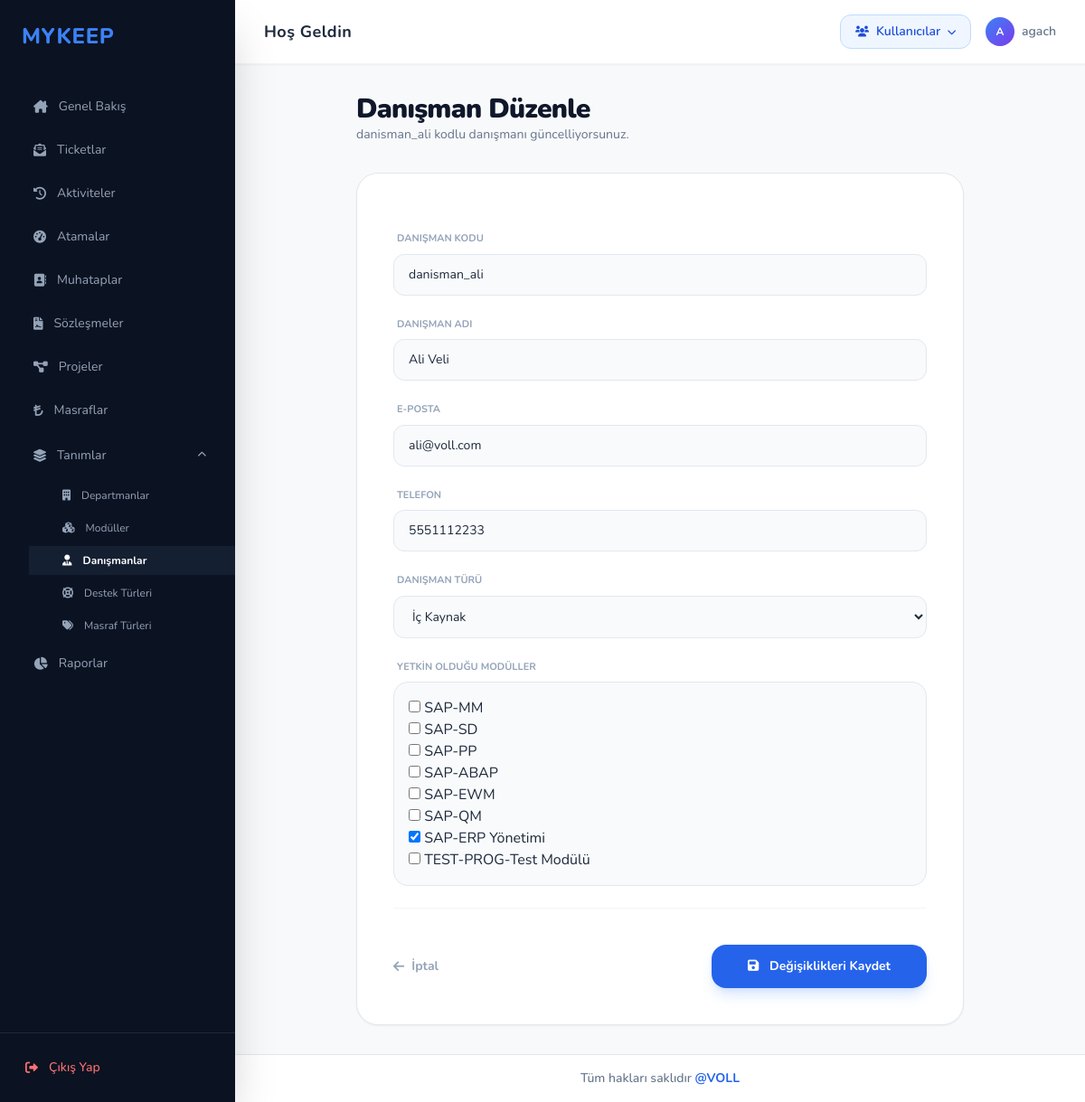
/danismanlar/duzenle/3/ (signed in), run on the app's committed database.
### modul/models.py (models this page shows, shortened)
class danisman(models.Model):
    username = models.CharField(max_length=10, unique=True)
    isim = models.CharField(max_length=40)
    email = models.EmailField(max_length=100, null=True, blank=True)
    telefon = models.CharField(max_length=10)
    tur = models.CharField(
        max_length=20,
        choices=[('İç Kaynak', 'İç Kaynak'), ('Dış Kaynak', 'Dış Kaynak')],
        default='İç Kaynak',
        verbose_name="Danışman Türü"
    )
    yetkinlik = models.ManyToManyField(bolum, related_name="yetkinlikler")

### modul/views.py (the view)
# urls.py: path('danismanlar/duzenle/<int:pk>/', modul_views.danisman_duzenle, name='danisman_duzenle'),
@admin_only
def danisman_duzenle(request, pk):
    kayit = get_object_or_404(danisman, pk=pk)
    if request.method == "POST":
        form = DanismanForm(request.POST, instance=kayit)
        if form.is_valid():
            form.save()
            return redirect("danisman_listesi")
    else:
        form = DanismanForm(instance=kayit)
    return render(request, "danisman_duzenle.html", {"form": form, "kayit": kayit})

### modul/forms.py
class DanismanForm(forms.ModelForm):
    class Meta:
        model = danisman
        fields = ["username", "isim", "email", "telefon", "tur", "yetkinlik"]
        labels = {
            "username": "Danışman Kodu",
            "isim": "Danışman Adı",
            "email": "E-Posta",
            "telefon": "Telefon",
            "tur": "Danışman Türü",
            "yetkinlik": "Yetkin Olduğu Modüller",
        }
        widgets = {
            "yetkinlik": forms.CheckboxSelectMultiple,
        }
    def __init__(self, *args, **kwargs):
        super().__init__(*args, **kwargs)
        for field_name, field in self.fields.items():
            if field_name == "yetkinlik":
                continue
            field.widget.attrs["class"] = BASE_INPUT_CLASS

### modul/models.py (called while the page is built)
    def __str__(self):
        return f"{self.program}-{self.isim}"

### templates/danisman_duzenle.html (shortened to what this page needs)
{% extends 'base.html' %}
{% block content %}
<div class="max-w-2xl mx-auto">
    <div class="mb-8">
        <h1 class="text-3xl font-black text-slate-900 tracking-tight">Danışman Düzenle</h1>
        <p class="text-sm text-slate-500">{{ kayit.username }} kodlu danışmanı güncelliyorsunuz.</p>
    </div>
    <div class="bg-white border border-slate-200 rounded-3xl shadow-sm overflow-hidden">
        <form method="post" class="p-10 space-y-6">
            {% for field in form %}
            <div>
                <label class="block text-[11px] font-bold text-slate-400 uppercase mb-2 px-1">{{ field.label }}</label>
                {% if field.name == 'yetkinlik' %}
                    <div class="grid grid-cols-1 gap-2 rounded-2xl border border-slate-200 bg-slate-50 p-4 sm:grid-cols-2">
                        {{ field }}
                    </div>
                {% else %}
                    {{ field }}
                {% endif %}
            </div>
            {% endfor %}
            <div class="flex items-center justify-between pt-10 border-t border-slate-100 mt-4">
                <a href="{% url 'danisman_listesi' %}" class="text-sm font-bold text-slate-400 hover:text-slate-600 flex items-center">
                    <i class="fa-solid fa-arrow-left mr-2"></i> İptal
                </a>
                <button type="submit" class="bg-blue-600 hover:bg-blue-700 text-white px-10 py-3.5 rounded-2xl font-bold text-sm shadow-lg shadow-blue-500/20 transition-all active:scale-95">
                    <i class="fa-solid fa-floppy-disk mr-2"></i> Değişiklikleri Kaydet
                </button>
            </div>
        </form>
    </div>
</div>
{% endblock %}

### templates/base.html (shortened to what this page needs)
<!DOCTYPE html>
<html lang="tr">
<head>
    <script src="https://cdn.tailwindcss.com"></script>
    {% load static %}
    <link rel="stylesheet" href="{% static 'responsive.css' %}?v=2.5">
    <link href="https://cdnjs.cloudflare.com/ajax/libs/font-awesome/6.0.0/css/all.min.css" rel="stylesheet">
    <link href="https://cdn.jsdelivr.net/npm/tom-select@2.2.2/dist/css/tom-select.css" rel="stylesheet">
    <link href="https://cdn.jsdelivr.net/npm/flatpickr/dist/flatpickr.min.css" rel="stylesheet">
</head>
<body class="bg-[#f8f9fa] text-slate-800 overflow-hidden">
    <div class="flex h-screen">
        <aside class="w-[260px] bg-[#0b1221] flex flex-col shadow-2xl z-20">
            <div class="p-6">
                <h1 class="text-2xl font-extrabold tracking-wide text-blue-500 uppercase">MYKEEP</h1>
            </div>
            <nav class="flex-1 space-y-1 overflow-y-auto mt-4">
                <a href="{% url 'index' %}" class="flex items-center space-x-3 py-3 px-8 transition-all duration-200 {% if request.resolver_match.url_name == 'index' %}bg-[#151f32] text-white font-bold border-l-[5px] border-blue-500{% else %}text-slate-400 hover:text-white hover:bg-[#151f32]/50 border-l-[5px] border-transparent{% endif %}">
                    <i class="fa-solid fa-house-chimney text-sm"></i>
                    <span class="text-sm">Genel Bakış</span>
                </a>
                <a href="{% url 'ticket_listesi' %}" class="flex items-center space-x-3 py-3 px-8 transition-all duration-200 {% if request.resolver_match.url_name == 'ticket_listesi' %}bg-[#151f32] text-white font-bold border-l-[5px] border-blue-500{% else %}text-slate-400 hover:text-white hover:bg-[#151f32]/50 border-l-[5px] border-transparent{% endif %}">
                    <i class="fa-solid fa-envelope-open-text text-sm"></i>
                    <span class="text-sm">Ticketlar</span>
                </a>
                <a href="{% url 'aktivite_listesi' %}" class="flex items-center space-x-3 py-3 px-8 transition-all duration-200 {% if 'aktivite' in request.resolver_match.url_name and 'rapor' not in request.resolver_match.url_name %}bg-[#151f32] text-white font-bold border-l-[5px] border-blue-500{% else %}text-slate-400 hover:text-white hover:bg-[#151f32]/50 border-l-[5px] border-transparent{% endif %}">
                    <i class="fa-solid fa-clock-rotate-left text-sm"></i>
                    <span class="text-sm">Aktiviteler</span>
                </a>
                <a href="{% url 'efor_listesi' %}" class="flex items-center space-x-3 py-3 px-8 transition-all duration-200 {% if 'efor' in request.resolver_match.url_name and 'rapor' not in request.resolver_match.url_name %}bg-[#151f32] text-white font-bold border-l-[5px] border-blue-500{% else %}text-slate-400 hover:text-white hover:bg-[#151f32]/50 border-l-[5px] border-transparent{% endif %}">
                    <i class="fa-solid fa-gauge-high text-sm"></i>
                    <span class="text-sm">Atamalar</span>
                </a>
                {% if request.user.is_superuser or request.user.userprofile.role == 'Admin' %}
                <a href="{% url 'muhatap_listesi' %}" class="flex items-center space-x-3 py-3 px-8 transition-all duration-200 {% if request.resolver_match.url_name == 'muhatap_listesi' %}bg-[#151f32] text-white font-bold border-l-[5px] border-blue-500{% else %}text-slate-400 hover:text-white hover:bg-[#151f32]/50 border-l-[5px] border-transparent{% endif %}">
                    <i class="fa-solid fa-address-book text-sm"></i>
                    <span class="text-sm">Muhataplar</span>
                </a>
                {% endif %}
                {% if request.user.is_superuser or request.user.userprofile.role != 'Danisman' %}
                <a href="{% url 'sozlesme_listesi' %}" class="flex items-center space-x-3 py-3 px-8 transition-all duration-200 {% if request.resolver_match.url_name == 'sozlesme_listesi' %}bg-[#151f32] text-white font-bold border-l-[5px] border-blue-500{% else %}text-slate-400 hover:text-white hover:bg-[#151f32]/50 border-l-[5px] border-transparent{% endif %}">
                    <i class="fa-solid fa-file-contract text-sm"></i>
                    <span class="text-sm">Sözleşmeler</span>
                </a>
                {% endif %}
                <a href="{% url 'proje_listesi' %}" class="flex items-center space-x-3 py-3 px-8 transition-all duration-200 {% if request.resolver_match.url_name == 'proje_listesi' %}bg-[#151f32] text-white font-bold border-l-[5px] border-blue-500{% else %}text-slate-400 hover:text-white hover:bg-[#151f32]/50 border-l-[5px] border-transparent{% endif %}">
                    <i class="fa-solid fa-diagram-project text-sm"></i>
                    <span class="text-sm">Projeler</span>
                </a>
                {% if not request.user.userprofile.role == 'Firma' or request.user.is_superuser %}
                <a href="{% url 'masraf_listesi' %}" class="flex items-center space-x-3 py-3 px-8 transition-all duration-200 {% if 'masraf' in request.resolver_match.url_name and 'turu' not in request.resolver_match.url_name %}bg-[#151f32] text-white font-bold border-l-[5px] border-blue-500{% else %}text-slate-400 hover:text-white hover:bg-[#151f32]/50 border-l-[5px] border-transparent{% endif %}">
                    <i class="fa-solid fa-turkish-lira-sign text-sm"></i>
                    <span class="text-sm">Masraflar</span>
                </a>
                {% endif %}
                {% if request.user.is_superuser or request.user.userprofile.role == 'Admin' %}
                <details class="group" {% if 'departman' in request.resolver_match.url_name or 'modul' in request.resolver_match.url_name or 'danisman' in request.resolver_match.url_name or 'destekturu' in request.resolver_match.url_name or 'masraf_turu' in request.resolver_match.url_name %}open{% endif %}>
                    <summary class="flex items-center justify-between py-3 px-8 cursor-pointer transition-all duration-200 text-slate-400 hover:text-white hover:bg-[#151f32]/50 border-l-[5px] border-transparent select-none">
                        <div class="flex items-center space-x-3">
                            <i class="fa-solid fa-layer-group text-sm"></i>
                            <span class="text-sm">Tanımlar</span>
                        </div>
                        <span class="transition group-open:rotate-180">
                            <i class="fa-solid fa-chevron-down text-[10px]"></i>
                        </span>
                    </summary>
                    <div class="mt-1 pl-8 space-y-1">
                        <a href="{% url 'departman_listesi' %}" class="flex items-center space-x-3 py-2 px-8 transition-all duration-200 border-l-[5px] border-transparent {% if 'departman' in request.resolver_match.url_name %}bg-[#151f32] text-white font-bold border-l-[5px] border-blue-500{% else %}text-slate-400 hover:text-white hover:bg-[#151f32]/50 border-l-[5px] border-transparent{% endif %}">
                            <i class="fa-solid fa-building text-xs"></i>
                            <span class="text-xs">Departmanlar</span>
                        </a>
                        <a href="{% url 'modul_listesi' %}" class="flex items-center space-x-3 py-2 px-8 transition-all duration-200 border-l-[5px] border-transparent {% if 'modul' in request.resolver_match.url_name %}bg-[#151f32] text-white font-bold border-l-[5px] border-blue-500{% else %}text-slate-400 hover:text-white hover:bg-[#151f32]/50 border-l-[5px] border-transparent{% endif %}">
                            <i class="fa-solid fa-cubes text-xs"></i>
                            <span class="text-xs">Modüller</span>
                        </a>
                        <a href="{% url 'danisman_listesi' %}" class="flex items-center space-x-3 py-2 px-8 transition-all duration-200 border-l-[5px] border-transparent {% if 'danisman' in request.resolver_match.url_name %}bg-[#151f32] text-white font-bold border-l-[5px] border-blue-500{% else %}text-slate-400 hover:text-white hover:bg-[#151f32]/50 border-l-[5px] border-transparent{% endif %}">
                            <i class="fa-solid fa-user-tie text-xs"></i>
                            <span class="text-xs">Danışmanlar</span>
                        </a>
                        <a href="{% url 'destekturu_listesi' %}" class="flex items-center space-x-3 py-2 px-8 transition-all duration-200 border-l-[5px] border-transparent {% if 'destekturu' in request.resolver_match.url_name %}bg-[#151f32] text-white font-bold border-l-[5px] border-blue-500{% else %}text-slate-400 hover:text-white hover:bg-[#151f32]/50 border-l-[5px] border-transparent{% endif %}">
                            <i class="fa-solid fa-life-ring text-xs"></i>
                            <span class="text-xs">Destek Türleri</span>
                        </a>
                        <a href="{% url 'masraf_turu_listesi' %}" class="flex items-center space-x-3 py-2 px-8 transition-all duration-200 border-l-[5px] border-transparent {% if 'masraf_turu' in request.resolver_match.url_name %}bg-[#151f32] text-white font-bold border-l-[5px] border-blue-500{% else %}text-slate-400 hover:text-white hover:bg-[#151f32]/50 border-l-[5px] border-transparent{% endif %}">
                            <i class="fa-solid fa-tags text-xs"></i>
                            <span class="text-xs">Masraf Türleri</span>
                        </a>
                    </div>
                </details>
                {% endif %}
                <a href="{% url 'raporlar_sayfasi' %}" class="flex items-center space-x-3 py-3 px-8 transition-all duration-200 {% if 'rapor' in request.resolver_match.url_name or 'atanmamis' in request.resolver_match.url_name %}bg-[#151f32] text-white font-bold border-l-[5px] border-blue-500{% else %}text-slate-400 hover:text-white hover:bg-[#151f32]/50 border-l-[5px] border-transparent{% endif %}">
                    <i class="fa-solid fa-chart-pie text-sm"></i>
                    <span class="text-sm">Raporlar</span>
                </a>
            </nav>
            <div class="p-4 border-t border-slate-800 mt-auto">
                <a href="{% url 'uyelik:cikis' %}" class="flex items-center space-x-3 p-3 rounded-lg hover:bg-red-500/10 transition text-red-400 hover:text-red-300">
                    <i class="fa-solid fa-right-from-bracket text-sm"></i>
                    <span class="text-sm font-medium">Çıkış Yap</span>
                </a>
            </div>
        </aside>
        <main class="flex-1 flex flex-col overflow-y-auto">
            <header class="bg-white px-8 py-4 flex items-center justify-between sticky top-0 z-10 border-b border-gray-100 shadow-sm">
                <div class="text-slate-800 font-bold text-lg tracking-wide">Hoş Geldin</div>
                <div class="flex items-center space-x-4">
                    {% if request.user.is_superuser or request.user.userprofile.role == 'Admin' %}
                    <div class="relative" id="kullanici-menu-wrapper">
                        <button onclick="document.getElementById('kullanici-dropdown').classList.toggle('hidden')"
                                class="flex items-center space-x-2 bg-blue-50 hover:bg-blue-100 text-blue-700 px-4 py-2 rounded-xl font-semibold text-sm transition-all border border-blue-200 hover:border-blue-300">
                            <i class="fa-solid fa-users text-xs"></i>
                            <span>Kullanıcılar</span>
                            <i class="fa-solid fa-chevron-down text-[10px] ml-1"></i>
                        </button>
                    </div>
                    {% endif %}
                    <div class="flex items-center space-x-2">
                        <div class="w-8 h-8 rounded-full bg-gradient-to-br from-blue-500 to-violet-600 flex items-center justify-center text-white text-xs font-bold">
                            {{ request.user.username|first|upper }}
                        </div>
                        <span class="text-sm font-semibold text-slate-500">{{ request.user.username|default:"admin" }}</span>
                    </div>
                </div>
            </header>
            <div class="p-8">
                {% block content %}
                {% endblock %}
            </div>
            <footer class="mt-auto py-4 text-center border-t border-slate-200 bg-white">
                <p class="text-sm text-slate-500 font-medium">
                    Tüm hakları saklıdır <a href="https://www.volltr.com/" target="_blank" class="text-blue-600 hover:text-blue-800 font-bold transition">@VOLL</a>
                </p>
            </footer>
        </main>
    </div>
</body>
</html>

### static/responsive.css (style rules this page uses)
*, *::before, *::after { box-sizing: border-box; }

### templates/base.html (style rules this page uses)
* { scrollbar-width: thin; scrollbar-color: #cbd5e1 transparent; }
body { font-family: 'Nunito', sans-serif; }

### data on the page
danisman: username "danisman_ali", form "danisman_ali" "Ali Veli" "ali@voll.com" "5551112233" "İç Kaynak"

### other printed values
{{ request.user.username|first|upper }} "A"
{{ request.user.username|default:"admin" }} "agach"
{{ field.label }} "DANIŞMAN KODU" "DANIŞMAN ADI" "E-POSTA" "TELEFON" "DANIŞMAN TÜRÜ" "YETKIN OLDUĞU MODÜLLER"
